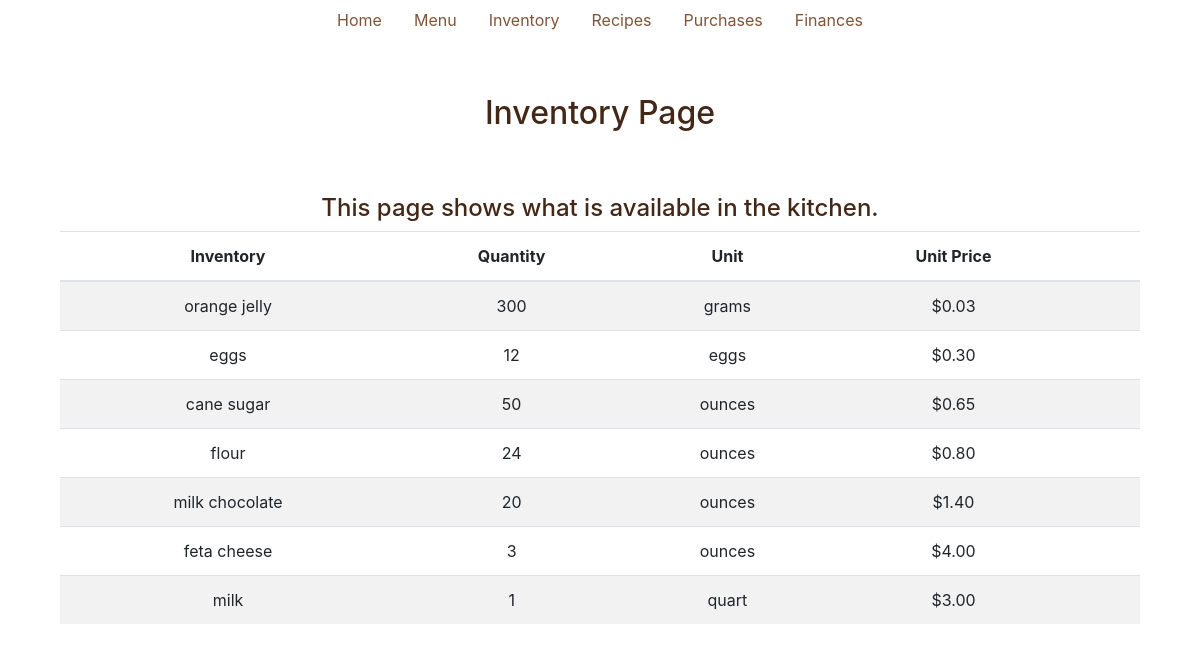
The app's page /inventory/, older data.
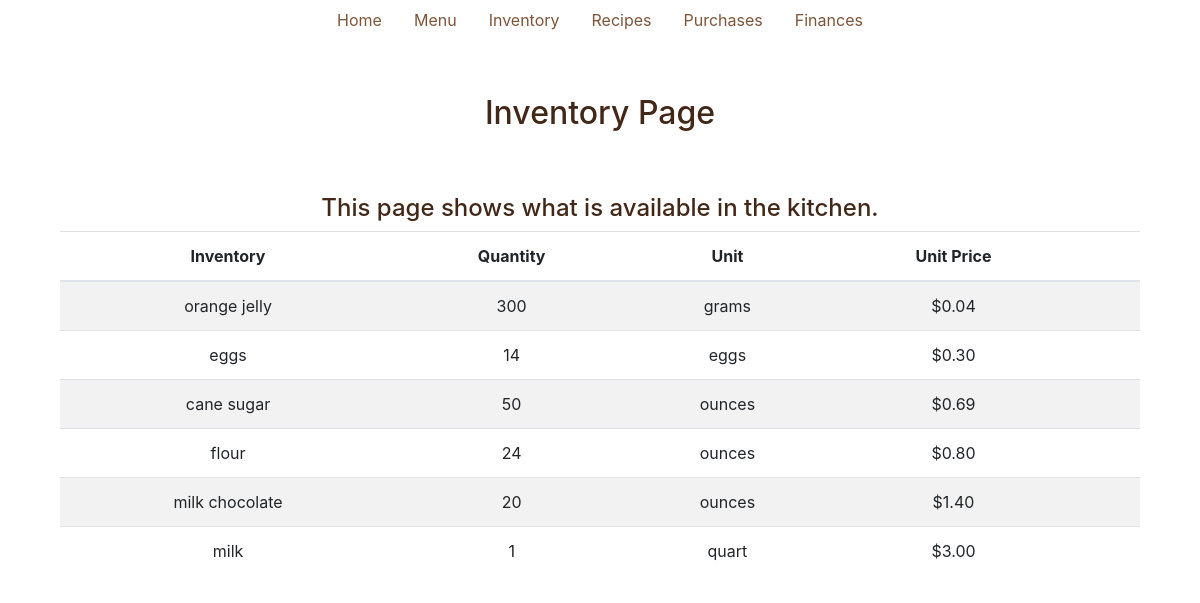
The same page, newer data.
### inventory/models.py (models this page shows, shortened)
class Ingredient(models.Model):
    name = models.CharField(max_length=200)
    qty = models.PositiveIntegerField()
    units = models.CharField(max_length=200, default="unit")
    price = models.DecimalField(max_digits=10, decimal_places=2)

### inventory/views.py (the view)
# urls.py: path('inventory/', views.inventory_view, name='inventory_view'),
def inventory_view(request):
    current_inventory = Ingredient.objects.all()
    return render(request, 'inventory.html', {'inventory': current_inventory})

### inventory/templates/inventory.html (shortened to what this page needs)
{% extends 'base.html' %}
{% load static %}
{% block content %}
<div class="menu-container">
    <h2 class="page-head">Inventory Page</h2>
    <h4 class="page-label">This page shows what is available in the kitchen.</h4>
    <table class="table table-striped">
        <thead>
            <tr>
                <th>Inventory</th>
                <th>Quantity</th>
                <th>Unit</th>
                <th>Unit Price</th>
                <th>
            </tr>
        </thead>
        <tbody>
            {% for item in inventory %}
                <tr>
                    <td>{{ item.name }}</td>
                    <td>{{ item.qty }}</td>
                    <td>{{ item.units }}</td>
                    <td>${{ item.price }}</td>
                    <td>
                    </td>
                </tr>
            {% empty %}
                <tr>
                    <td colspan="4">No ingredients available.</td>
                </tr>
            {% endfor %}
        </tbody>
    </table>
</div>
{% endblock %}

Row changes from the older to the newer data that the page shows:
removed Ingredient: name "feta cheese", qty "3", units "ounces", price "4.00"
changed Ingredient "orange jelly": price "0.03" → "0.04"
changed Ingredient "eggs": qty "12" → "14"
changed Ingredient "cane sugar": price "0.65" → "0.69"
